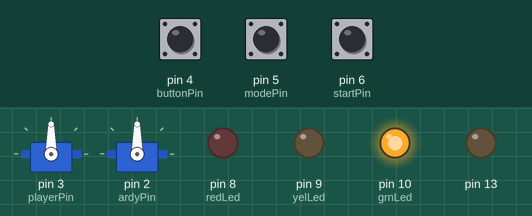
A sketch run on a simulated Arduino Uno, built with avr-gcc and run on an emulated ATmega328P. Shown: 2 × servo, output pins drawn as LEDs (lit = HIGH). The test bench sets the inputs (shaded band); at power-on: pin 5 (modePin) HIGH, pin 6 (startPin) HIGH, pin 4 (buttonPin) HIGH. Random numbers use the default seed unless the sketch sets one.

Above: at 2.2 s.
2.3 s: pin 5 (modePin) pulled LOW for 0.15 s
At 3.4 s:
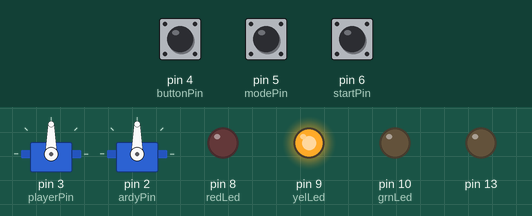
3.9 s: pin 5 (modePin) pulled LOW for 1 s
At 5.9 s:
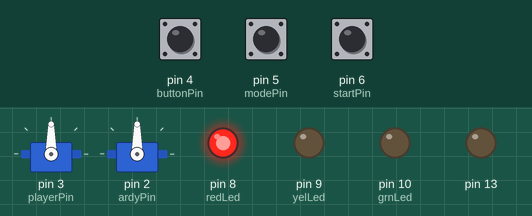
6.4 s: pin 6 (startPin) pulled LOW for 0.15 s
At 13.5 s:
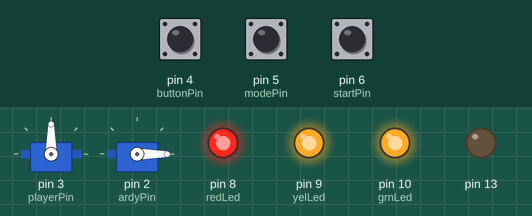
Timing chart, 0 to 15.0 s (numbered marks = the images above; inputs shaded):
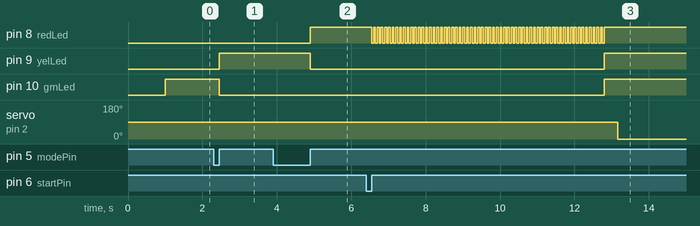

Measured:
- after the input at 2.3 s, pin 9 (yelLed): LOW → HIGH after 0.15 s; pin 10 (grnLed): HIGH → LOW after 0.15 s
- after the input at 3.9 s, pin 8 (redLed): LOW → HIGH after 1.0 s; pin 9 (yelLed): HIGH → LOW after 1.0 s
- after the input at 6.4 s, pin 8 (redLed): alternates HIGH for 0.05 s and LOW for 0.05 s, 126 changes in all, then stays HIGH, starting after 0.15 s; pin 9 (yelLed), pin 10 (grnLed): LOW → HIGH after 6.4 s; servo on pin 2 (ardyPin): 90° → 0° after 6.8 s

The sketch:

hands_game_v3.ino
```cpp
#include <Servo.h>

int upPos = 90;
int downPos = 0;

unsigned long millisDelay = 2000;


int ardyPin = 2;
int playerPin = 3;
//int buzzPin = 4;

int redLed = 8;
int yelLed = 9;
int grnLed = 10;

int buttonPin  = 4;
int modePin = 5;
int startPin = 6;


int mode = 1;


unsigned long startMillis1;
unsigned long startMillis2;
unsigned long startMillis3;

int modeState;
int startState;
int buttonState;

int randNum;
int randDelay;

Servo player;
Servo ardy;

void setup()
{
	player.attach(playerPin);
	ardy.attach(ardyPin);

	pinMode(redLed, OUTPUT);
	pinMode(yelLed, OUTPUT);
	pinMode(grnLed, OUTPUT);
	pinMode(13, OUTPUT);


	pinMode(modePin, INPUT_PULLUP);
	pinMode(startPin, INPUT_PULLUP);
	pinMode(buttonPin, INPUT_PULLUP);

	player.write(upPos);
	ardy.write(upPos);
	delay(1000);
}

void loop()
{

	startState = 1;
	modeState = 1;

	//MODE SELECT

	while(startState != 0)
	{
		startState = digitalRead(startPin);
	    while(digitalRead(startPin) == 0);
		modeState = digitalRead(modePin);
		while(digitalRead(modePin) == 0)
		{
			delay(50);
		}


		if (modeState != 1)
		{
			while (modeState!=1)
			{
				modeState = digitalRead(modePin);
			}

			mode++;

			if (mode > 3)
			{
				mode = 1;
			}
		}

		switch (mode)
		{
			case 1:
					digitalWrite(grnLed, HIGH);
					digitalWrite(yelLed, LOW);
					digitalWrite(redLed, LOW);

					randDelay = random(500, 1000);
					break;
			case 2:
					digitalWrite(grnLed, LOW);
					digitalWrite(yelLed, HIGH);
					digitalWrite(redLed, LOW);

					randDelay = random(400, 500);
					break;
			case 3:
					digitalWrite(grnLed, LOW);
					digitalWrite(yelLed, LOW);
					digitalWrite(redLed, HIGH);

					randDelay = random(300, 400);
					break;

			default:
					break;
		}
	}

	//WAIT LOOP

	randNum = random(5000, 15000);

	startMillis3 = millis();

	while(((millis()) - startMillis3) <= randNum)
	{
		switch (mode)
		{
			case 1:
					digitalWrite(grnLed, !digitalRead(grnLed));
					break;
			case 2:
					digitalWrite(yelLed, !digitalRead(yelLed));
					break;
			case 3:
					digitalWrite(redLed, !digitalRead(redLed));
					break;

			default:
					break;
		}

		delay(50);
	}

	//START

	digitalWrite(grnLed, HIGH);
	digitalWrite(yelLed, HIGH);
	digitalWrite(redLed, HIGH);

	startMillis2 = millis();


	//Reaction

	buttonState = 1;

	while (buttonState != 0)
	{

		buttonState = digitalRead(buttonPin);
		while(digitalRead(buttonPin) == 0);


		if (((millis()) - startMillis2) >= randDelay)
		{
			ardy.write(downPos);
			delay(50);
		}
	}

		//Reset

		startState = 0;
		modeState = 0;

		player.write(downPos);
		delay(300);
		ardy.write(downPos);
		delay(1000);

		ardy.write(upPos);
		player.write(upPos);

		digitalWrite(grnLed, LOW);
		digitalWrite(yelLed, LOW);
		digitalWrite(redLed, LOW);

		delay(1000);
}
```
